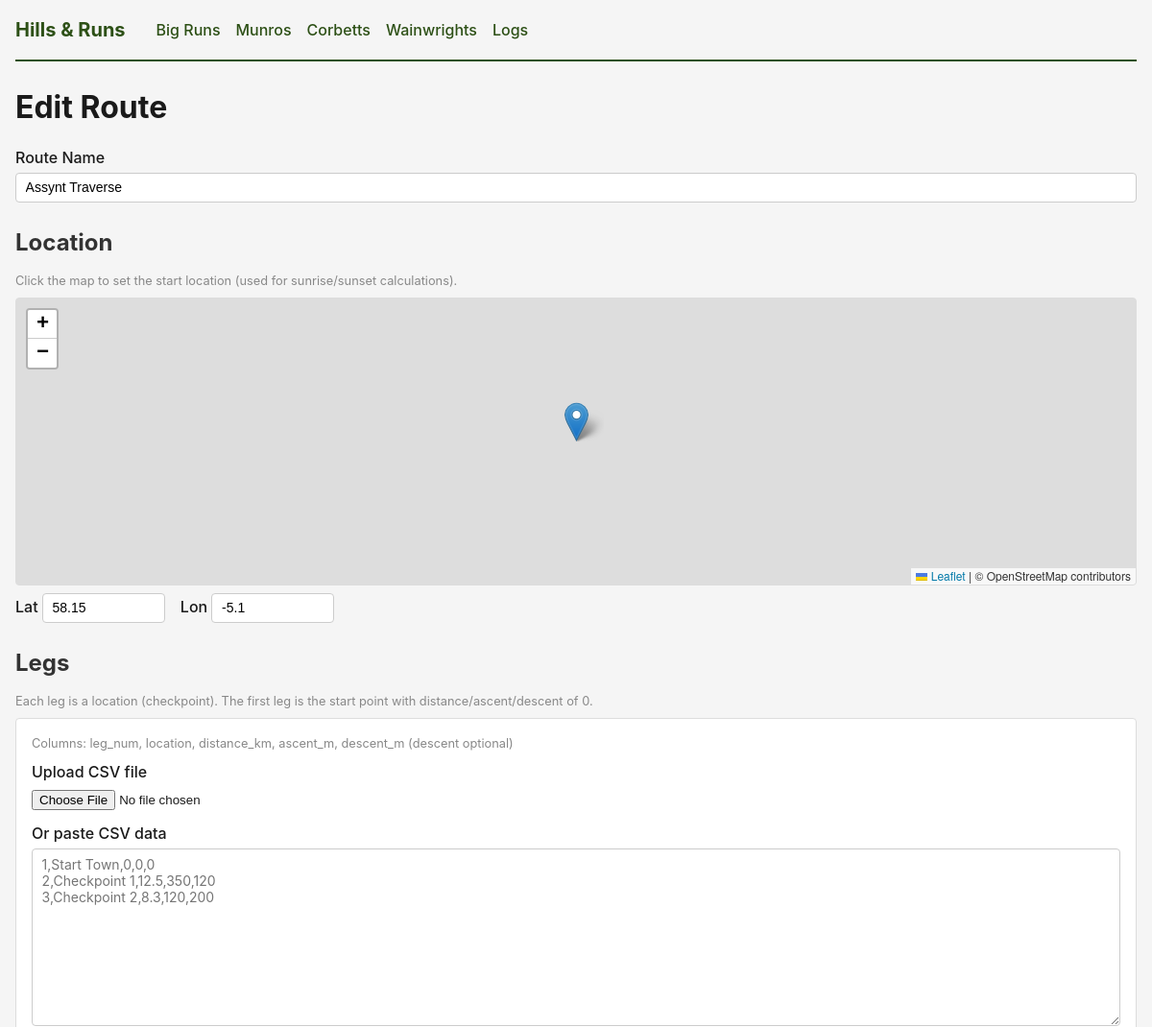
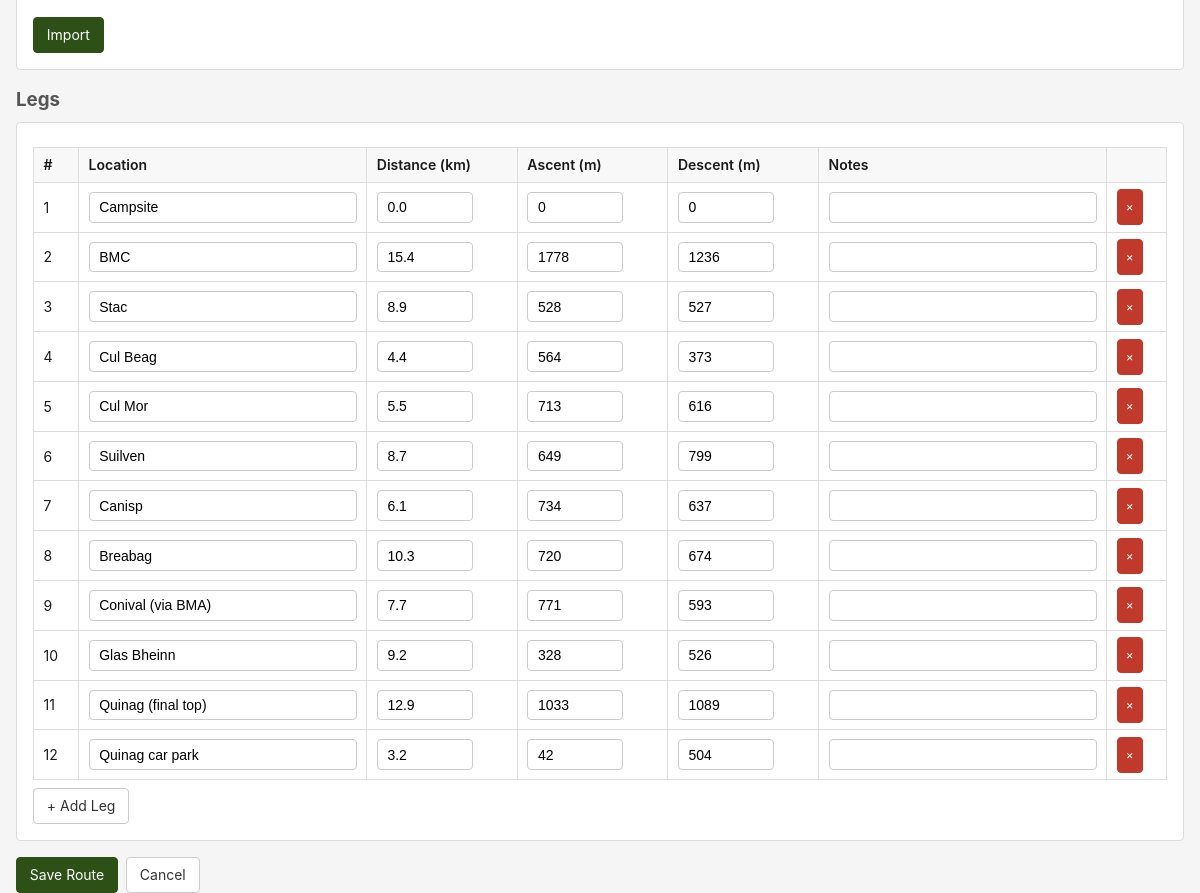
Screenshot of /bigruns/7/edit with the database file from the repository (2 pictures, top to bottom).
### walks/models.py (models this page shows)
class Route(db.Model):
    __tablename__ = 'routes'
    id = db.Column(db.Integer, primary_key=True)
    name = db.Column(db.Text, nullable=False)
    latitude = db.Column(db.Float, default=56.8)
    longitude = db.Column(db.Float, default=-5.1)
    start_time = db.Column(db.Text, default='06:00')
    start_date = db.Column(db.Text, default='2026-06-01')
    notes = db.Column(db.Text, default='')
    created_at = db.Column(db.DateTime, server_default=func.now())
    legs = db.relationship('Leg', backref='route', cascade='all, delete-orphan',
                           order_by='Leg.leg_num')
    pace_tiers = db.relationship('PaceTier', backref='route', cascade='all, delete-orphan')
    time_overrides = db.relationship('TimeOverride', backref='route', cascade='all, delete-orphan')
    attempts = db.relationship('Attempt', backref='route', cascade='all, delete-orphan',
                               order_by='Attempt.date.desc()')

class Leg(db.Model):
    __tablename__ = 'legs'
    id = db.Column(db.Integer, primary_key=True)
    route_id = db.Column(db.Integer, db.ForeignKey('routes.id', ondelete='CASCADE'), nullable=False)
    leg_num = db.Column(db.Integer, nullable=False)
    location = db.Column(db.Text, nullable=False)
    distance_km = db.Column(db.Float, nullable=False, default=0)
    ascent_m = db.Column(db.Float, nullable=False, default=0)
    descent_m = db.Column(db.Float, nullable=False, default=0)
    notes = db.Column(db.Text, default='')

### walks/routes.py (the view)
@bp.route('/<int:route_id>/edit', methods=['GET', 'POST'])
def route_edit(route_id: int) -> str | WerkzeugResponse:
    route = db.session.get(Route, route_id)
    if not route:
        flash('Route not found.', 'error')
        return redirect(url_for('walks.route_list'))
    if request.method == 'POST':
        return _save_route(route_id)
    legs = Leg.query.filter_by(route_id=route_id).order_by(Leg.leg_num).all()
    return render_template('walks/form.html', route=route, legs=legs)

### walks/templates/walks/form.html (shortened to what this page needs)
{% extends "base.html" %}
{% block head %}
<link rel="stylesheet" href="https://unpkg.com/leaflet@1.9.4/dist/leaflet.css" />
{% endblock %}
{% block content %}
<h1>{{ 'Edit' if route else 'New' }} Route</h1>
<form method="POST" enctype="multipart/form-data">
    <div class="form-group">
        <label for="name">Route Name</label>
        <input type="text" id="name" name="name" value="{{ route.name if route else '' }}" required>
    </div>
    <h2>Location</h2>
    <p class="help-text">Click the map to set the start location (used for sunrise/sunset calculations).</p>
    <div id="map"></div>
    <div class="latlng-fields">
        <label>Lat <input type="number" step="0.0001" id="latitude" name="latitude" value="{{ route.latitude if route else 56.8 }}"></label>
        <label>Lon <input type="number" step="0.0001" id="longitude" name="longitude" value="{{ route.longitude if route else -5.1 }}"></label>
    </div>
    <h2>Legs</h2>
    <p class="help-text">Each leg is a location (checkpoint). The first leg is the start point with distance/ascent/descent of 0.</p>
    <div class="csv-section" id="csv-section">
        <p class="help-text">Columns: leg_num, location, distance_km, ascent_m, descent_m (descent optional)</p>
        <div class="form-group">
            <label for="csv_file">Upload CSV file</label>
            <input type="file" id="csv_file" name="csv_file" accept=".csv,.txt">
        </div>
        <div class="form-group">
            <label for="csv_data">Or paste CSV data</label>
            <textarea id="csv_data" name="csv_data" rows="10" placeholder="1,Start Town,0,0,0&#10;2,Checkpoint 1,12.5,350,120&#10;3,Checkpoint 2,8.3,120,200"></textarea>
        </div>
        <button type="button" class="btn btn-primary" onclick="importCsv()">Import</button>
    </div>
    <h3>Legs</h3>
    <div class="manual-section" id="manual-section">
        <table id="legs-table">
            <thead>
                <tr>
                    <th>#</th>
                    <th>Location</th>
                    <th>Distance (km)</th>
                    <th>Ascent (m)</th>
                    <th>Descent (m)</th>
                    <th>Notes</th>
                    <th></th>
                </tr>
            </thead>
            <tbody id="legs-body">
                {% for leg in legs %}
                <tr>
                    <td>{{ loop.index }}</td>
                    <td><input type="text" name="leg_location_{{ loop.index0 }}" value="{{ leg.location }}"></td>
                    <td><input type="number" step="0.1" name="leg_distance_{{ loop.index0 }}" value="{{ '%.1f' | format(leg.distance_km) }}"></td>
                    <td><input type="number" step="1" name="leg_ascent_{{ loop.index0 }}" value="{{ '%.0f' | format(leg.ascent_m) }}"></td>
                    <td><input type="number" step="1" name="leg_descent_{{ loop.index0 }}" value="{{ '%.0f' | format(leg.descent_m) }}"></td>
                    <td><input type="text" name="leg_notes_{{ loop.index0 }}" value="{{ leg.notes or '' }}" class="notes-input"></td>
                    <td><button type="button" class="btn btn-small btn-danger" onclick="removeLeg(this)">×</button></td>
                </tr>
                {% endfor %}
            </tbody>
        </table>
        <button type="button" class="btn" onclick="addLeg()">+ Add Leg</button>
    </div>
    <div class="form-actions">
        <button type="submit" class="btn btn-primary">Save Route</button>
        <a href="{{ url_for('walks.route_list') }}" class="btn">Cancel</a>
    </div>
</form>
{% endblock %}

### static/style.css (style rules this page uses)
* { box-sizing: border-box; margin: 0; padding: 0; }
body { font-family: -apple-system, BlinkMacSystemFont, "Segoe UI", Roboto, sans-serif; line-height: 1.5; color: #1a1a1a; background: #f5f5f5; max-width: 1200px; margin: 0 auto; padding: 0 1rem; }
h1 { margin-bottom: 1rem; color: #1a1a1a; }
h2 { margin: 1.5rem 0 0.75rem; color: #333; }
h3 { margin: 1rem 0 0.5rem; color: #555; }
.btn { display: inline-flex; align-items: center; justify-content: center; height: 2.25rem; padding: 0 0.8rem; border: 1px solid #ccc; border-radius: 4px; background: #fff; color: #333; text-decoration: none; font-size: 0.875rem; font-family: inherit; line-height: 1; cursor: pointer; }
.btn-primary { background: #2d5016; color: #fff; border-color: #2d5016; }
.btn-danger { background: #c0392b; color: #fff; border-color: #c0392b; }
.btn-small { padding: 0.2rem 0.5rem; font-size: 0.75rem; }
table { width: 100%; border-collapse: collapse; background: #fff; margin: 0.5rem 0; }
th, td { padding: 0.4rem 0.6rem; border: 1px solid #ddd; text-align: left; font-size: 0.875rem; }
th { background: #f8f8f8; font-weight: 600; white-space: nowrap; }
.form-group { margin-bottom: 0.75rem; }
.form-group label { display: block; font-weight: 500; margin-bottom: 0.25rem; }
input[type="text"], input[type="number"], input[type="date"], input[type="time"], textarea, select { padding: 0.4rem 0.6rem; border: 1px solid #ccc; border-radius: 4px; font-size: 0.875rem; width: 100%; }
input[type="number"] { width: 6rem; }
textarea { width: 100%; font-family: inherit; }
.form-actions { margin-top: 1rem; display: flex; gap: 0.5rem; }
.help-text { font-size: 0.8rem; color: #888; margin-bottom: 0.5rem; }
.csv-section, .manual-section { background: #fff; padding: 1rem; border: 1px solid #ddd; border-radius: 4px; margin-bottom: 1rem; }
#map { height: 300px; border-radius: 4px; border: 1px solid #ddd; margin-bottom: 0.5rem; cursor: crosshair; }
.latlng-fields { display: flex; gap: 1rem; margin-bottom: 0.5rem; }
.latlng-fields label { font-weight: 500; }
.latlng-fields input { width: 8rem; }
.notes-input { min-width: 10rem; }

### rows the page displays
Route: name "Assynt Traverse", latitude "58.15", longitude "-5.1"
Leg: leg_location_0 "Campsite", leg_distance_0 "0.0", leg_ascent_0 "0", leg_descent_0 "0"
Leg: leg_location_1 "BMC", leg_distance_1 "15.4", leg_ascent_1 "1778", leg_descent_1 "1236"
Leg: leg_location_2 "Stac", leg_distance_2 "8.9", leg_ascent_2 "528", leg_descent_2 "527"
Leg: location "Cul Beag", distance_km "4.4", ascent_m "564", descent_m "373"
Leg: location "Cul Mor", distance_km "5.5", ascent_m "713", descent_m "616"
Leg: location "Suilven", distance_km "8.7", ascent_m "649", descent_m "799"
Leg: location "Canisp", distance_km "6.1", ascent_m "734", descent_m "637"
Leg: location "Breabag", distance_km "10.3", ascent_m "720", descent_m "674"
Leg: location "Conival (via BMA)", distance_km "7.7", ascent_m "771", descent_m "593"
Leg: location "Glas Bheinn", distance_km "9.2", ascent_m "328", descent_m "526"
Leg: location "Quinag (final top)", distance_km "12.9", ascent_m "1033", descent_m "1089"
Leg: location "Quinag car park", distance_km "3.2", ascent_m "42", descent_m "504"

### other values shown
{{ 'Edit' if route else 'New' }} "Edit"
